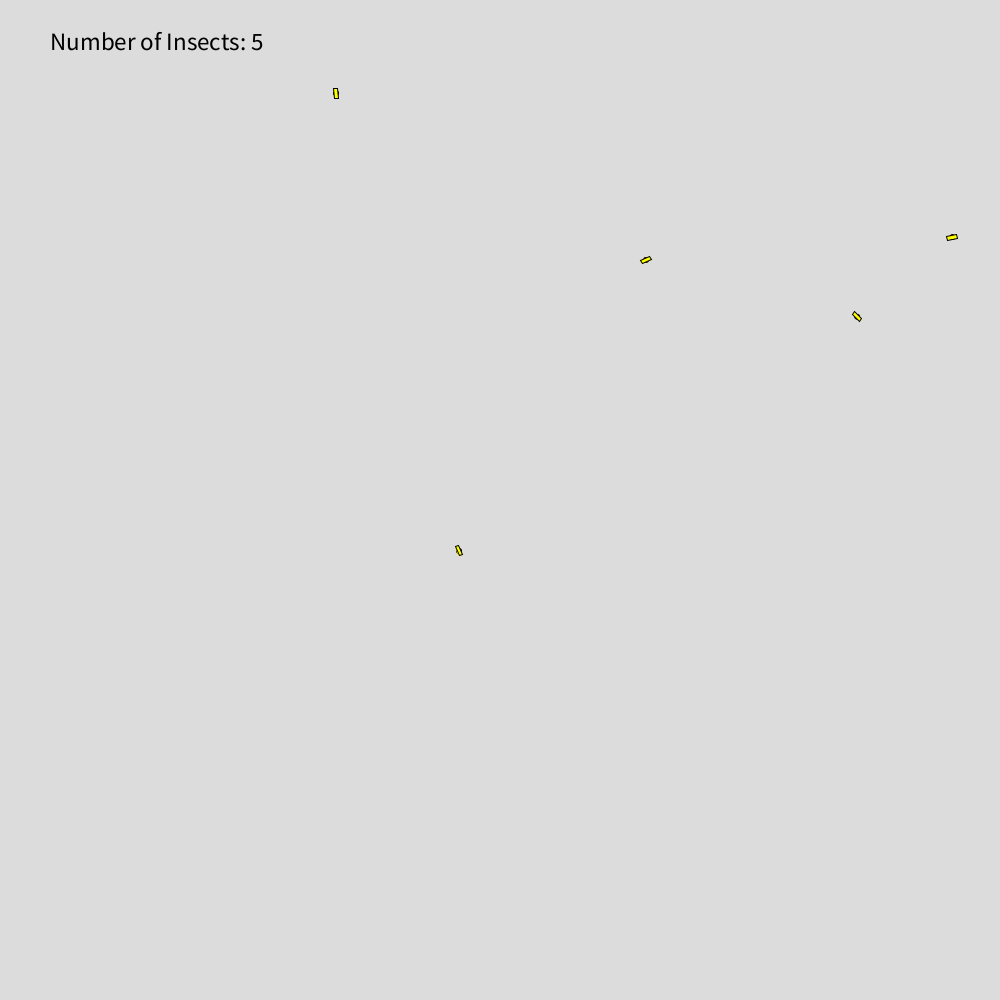
Frame 1 (no input)
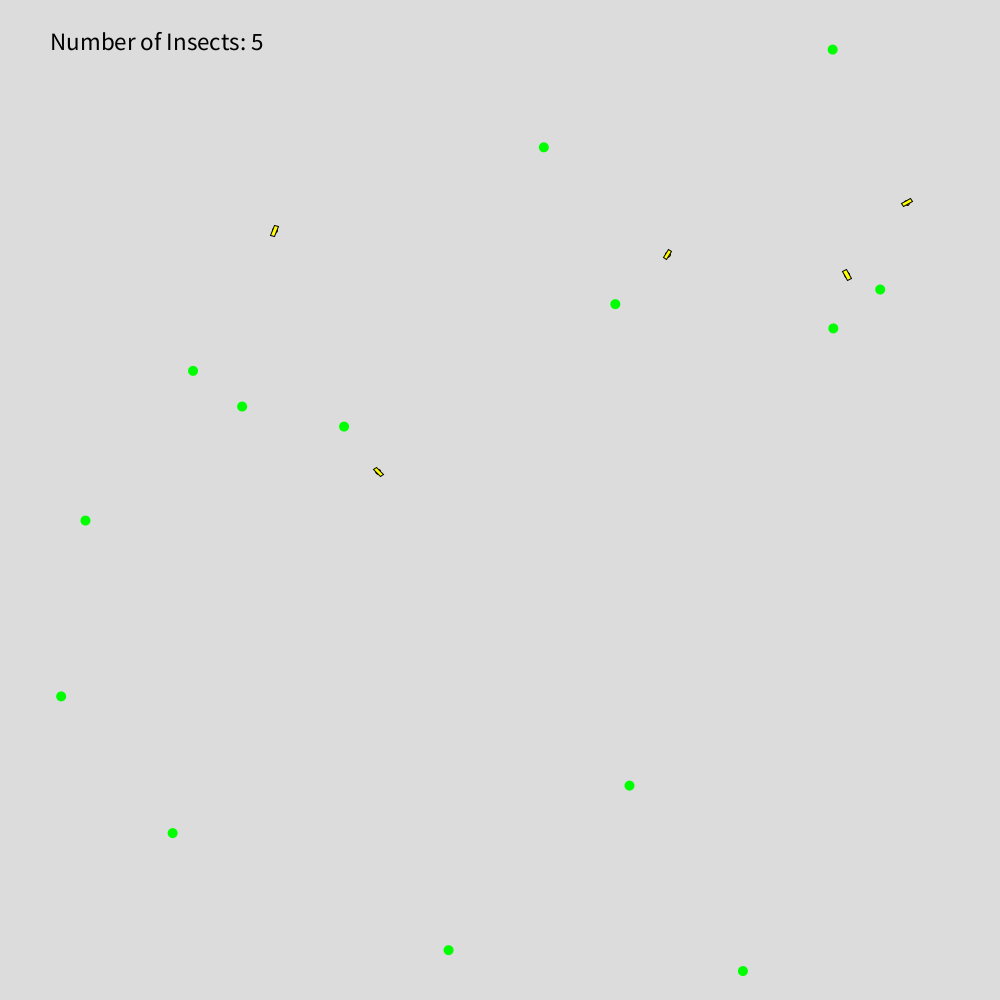
Frame 60 (the mouse pressed at the canvas centre just before this capture)
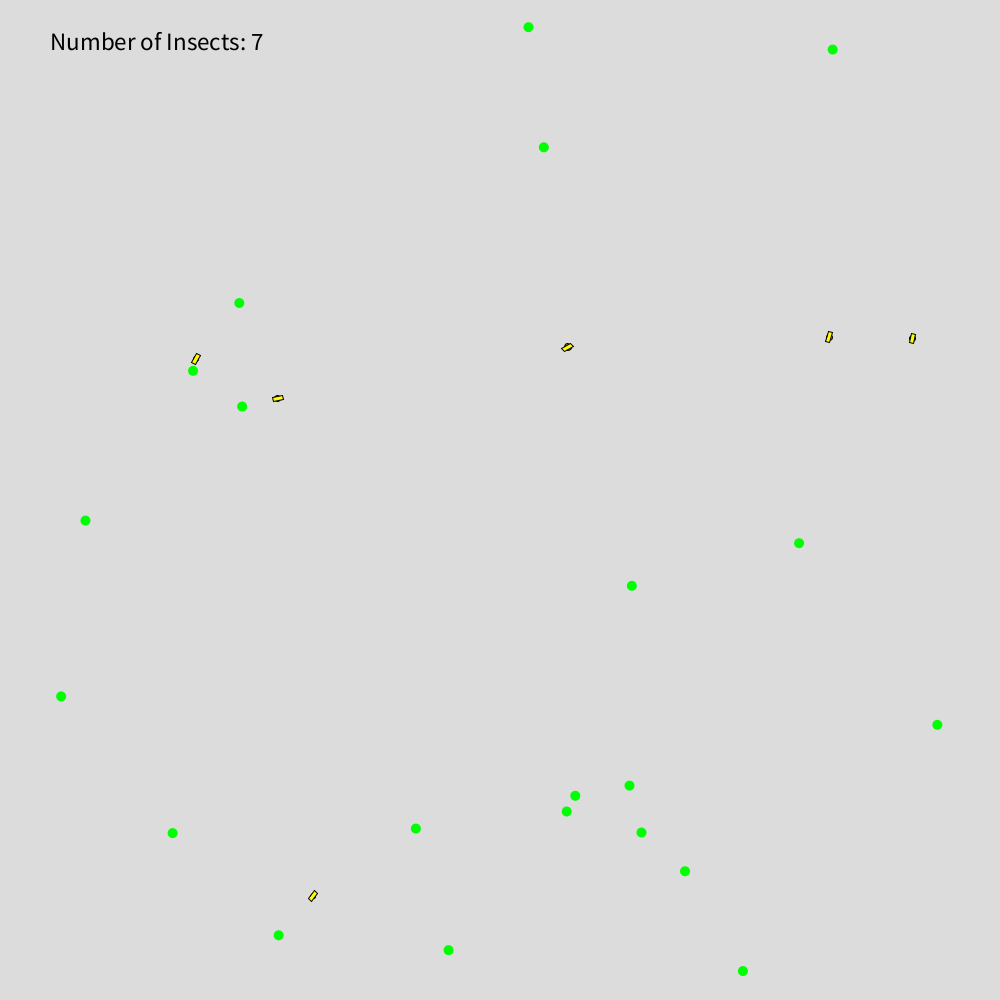
Frame 120 (the mouse held since frame 60 and released just before this capture)

The Processing sketch that drew these frames (run headless with seeded random() and noise(); from frame 60 on, the mouse is pressed at the canvas centre):

// Processing sketch: point_B
// ── point_B.pde
ArrayList<Insect> insects = new ArrayList<Insect>();
ArrayList<Food> foods = new ArrayList<Food>();
int numInsects = 5;

void setup() {
  size(1000, 1000);
  
  for (int i = 0; i < numInsects; i++) {
    insects.add(new Insect());
  }
}

void draw() {
  background(220);

  // Create new food occasionally
  if (random(1) < 0.2) {
    foods.add(new Food());
  }
  
  // Update and display food
  for (Food food : foods) {
    food.display();
  }

  // Update and display insects
  for (int i = insects.size() - 1; i >= 0; i--) {
    Insect Insect = insects.get(i);
    Insect.update();
    Insect.display();
    
    // Check for collision with food
    for (int j = foods.size() - 1; j >= 0; j--) {
      Food food = foods.get(j);
      if (Insect.position.dist(food.position) < 10) {
        foods.remove(j); // Remove the food
        Insect.eat();
      }
    }
    
    // Check if the Insect has reached maximum size
    if (Insect.isMaxSize()) {
      insects.remove(i); // Remove the Insect
    }
    
    // Check for the nearest food and move towards it
    if (!foods.isEmpty()) {
      Food nearestFood = findNearestFood(Insect.position);
      Insect.moveTo(nearestFood.position);
    }
  }
  
  // Randomly create new flies
    if (random(1) < 0.015) { // Adjust the probability for new fly appearance
      insects.add(new Insect());
    }
  
  textSize(25);
  fill(0);
  text("Number of Insects: " + insects.size(), 50, 50);
}

Food findNearestFood(PVector InsectPosition) {
  Food nearestFood = null;
  float minDistance = Float.MAX_VALUE;
  
  for (Food food : foods) {
    float distance = InsectPosition.dist(food.position);
    if (distance < minDistance) {
      minDistance = distance;
      nearestFood = food;
    }
  }
  
  return nearestFood;
}

// ── Food.pde
class Food {
  PVector position;

  Food() {
    position = new PVector(random(width), random(height));
  }

  void display() {
    // Display the food
    fill(0, 255, 0);
    noStroke();
    ellipse(position.x, position.y, 10, 10);
  }
}

// ── Insect.pde
class Insect {
  PVector position;
  PVector velocity;
  PVector acceleration;
  float maxSpeed = 3;
  float maxForce = 0.1;
  float maxSize = 25;
  float size = 5;

  Insect() {
    position = new PVector(random(width), random(height));
    velocity = PVector.random2D();
    acceleration = new PVector(0, 0);
  }

  void update() {
    // Apply jittery behavior
    applyJitter();

    // Update position, velocity, and acceleration
    velocity.add(acceleration);
    velocity.limit(maxSpeed);
    position.add(velocity);

    // Reset acceleration
    acceleration.mult(0);

    // Keep the Insect within the canvas
    if (position.x > width) position.x = 0;
    if (position.x < 0) position.x = width;
    if (position.y > height) position.y = 0;
    if (position.y < 0) position.y = height;
  }

  void applyJitter() {
    // Apply random acceleration to simulate nervousness
    PVector jitter = PVector.random2D();
    jitter.mult(0.2); // Adjust jitteriness here
    acceleration.add(jitter);

    // Steer away from the mouse cursor
    PVector desired = PVector.sub(position, new PVector(mouseX, mouseY));
    float d = desired.mag();
    if (d < 100) {
      desired.setMag(map(d, 0, 100, 0, maxSpeed));
      PVector steer = PVector.sub(desired, velocity);
      steer.limit(maxForce);
      acceleration.add(steer);
    }
  }

  void display() {
    // Display the Insect with wings
    stroke(0);
    fill(127, 127, 0);
    ellipse(position.x, position.y, size, size);

    // Draw wings
    fill(255, 255, 0);
    float wingLength = 5;
    float wingWidth = 2;
    pushMatrix();
    translate(position.x, position.y);
    rotate(velocity.heading());
    rect(-wingLength, -wingWidth, wingLength * 2, wingWidth * 2);
    popMatrix();
  }
  
  void eat() {
    size += 1;
  }
  
  boolean isMaxSize() {
    return size >= maxSize;
  }
  
  void moveTo(PVector target) {
    // Move towards the target
    PVector desired = PVector.sub(target, position);
    float d = desired.mag();
    if (d > 0) {
      desired.setMag(maxSpeed);
      PVector steer = PVector.sub(desired, velocity);
      steer.limit(maxForce);
      acceleration.add(steer);
    }
  }
}
